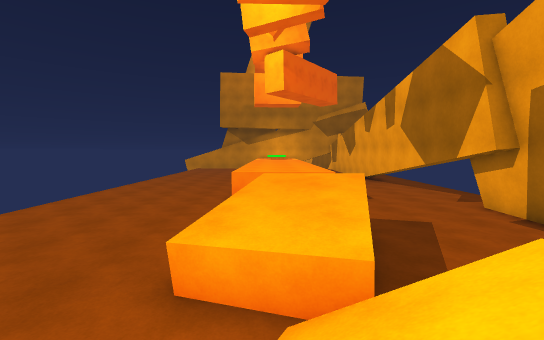
View 1 (above)

22 first-person views from a walk through a 3-D level made in the Unity game engine. The camera is 1.3 m above the floor, tilts 4° down and sees 90° across. The floor is counted in squares, 1 m on a side. Each view is taken from the middle of a square. On the plan, view 1 faces up. The plan holds only what a view shows up to about 13 squares ahead; the rest is blank. The place goes on beyond the plan. The player is left out.

View 2
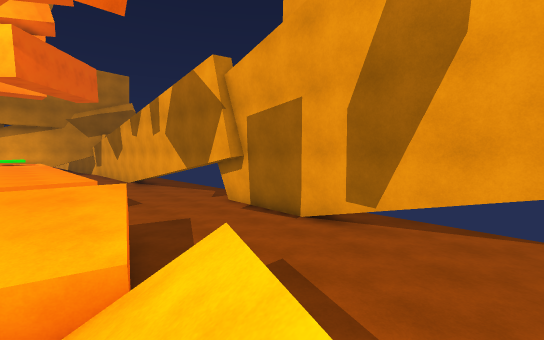

View 3
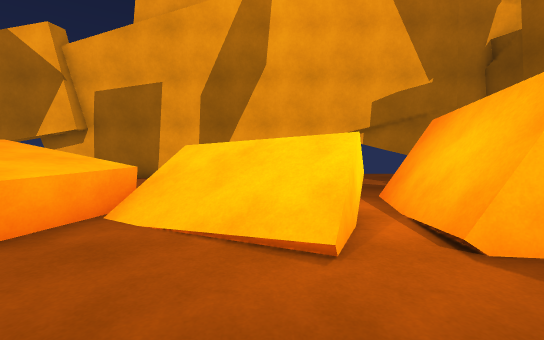

View 4
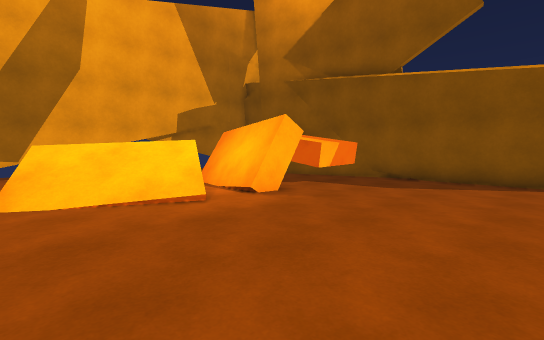

View 5
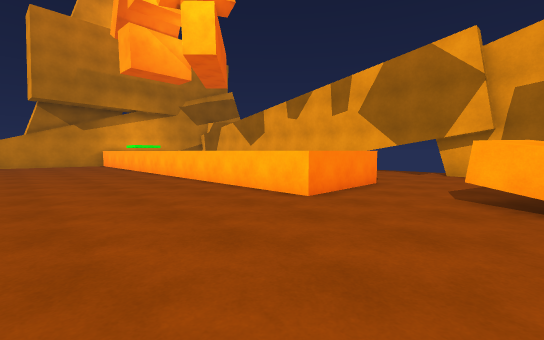

View 6
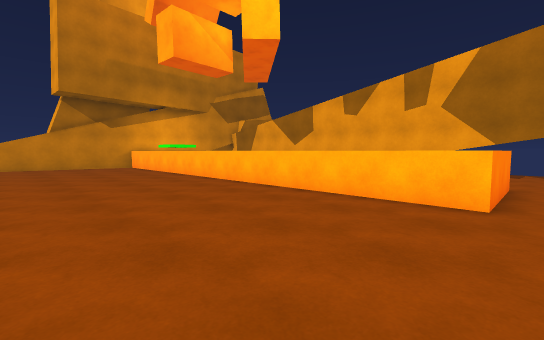

View 7
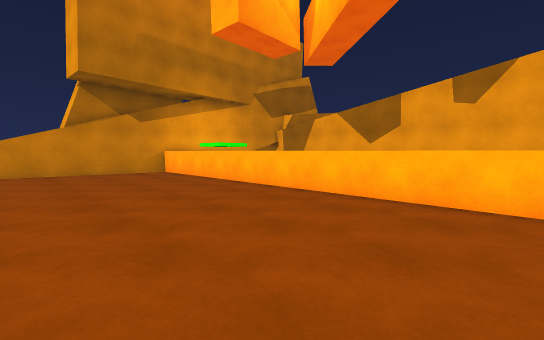

View 8
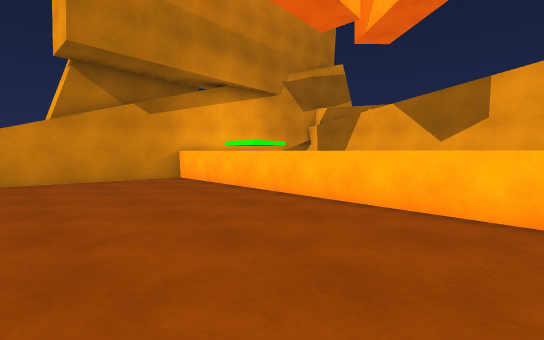

View 9
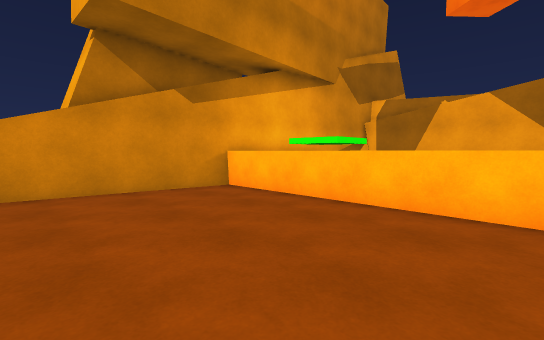

View 10
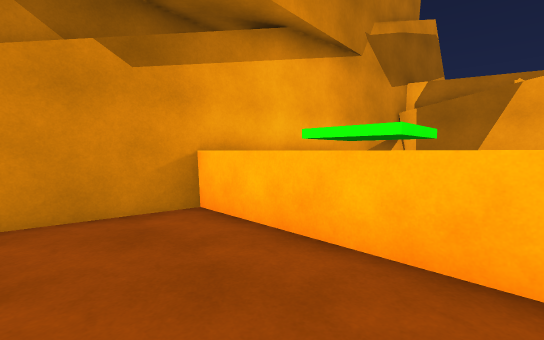

View 11
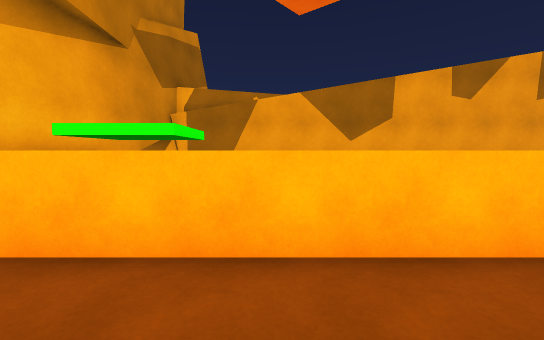

View 12
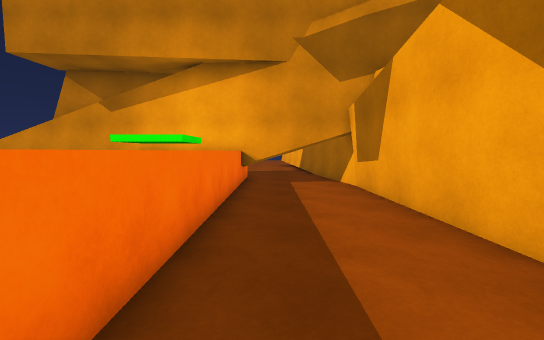

View 13
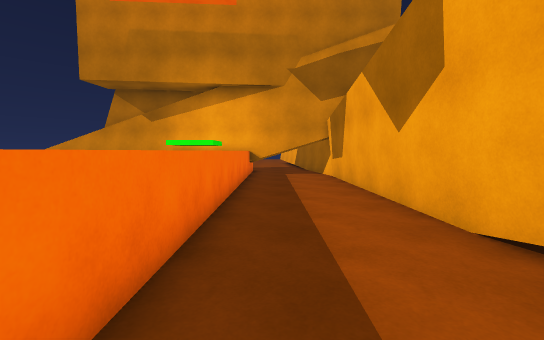

View 14
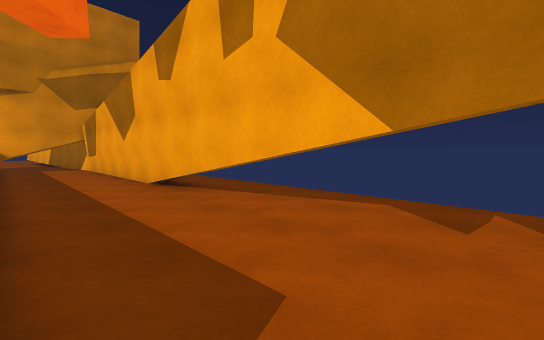

View 15
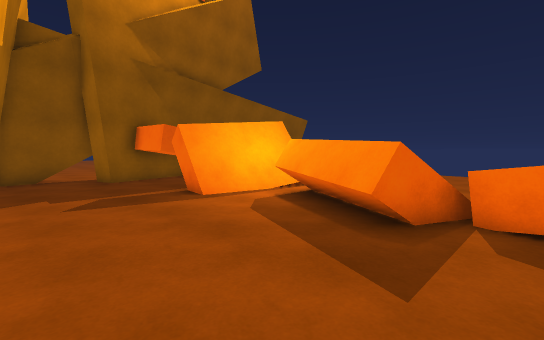

View 16
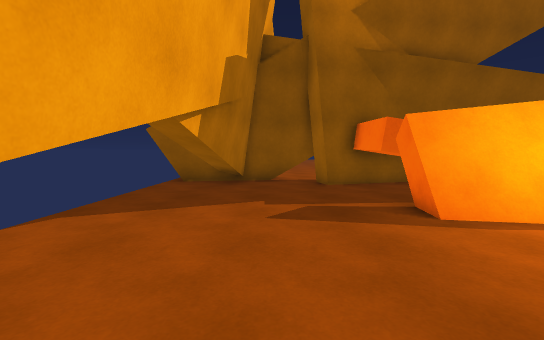

View 17
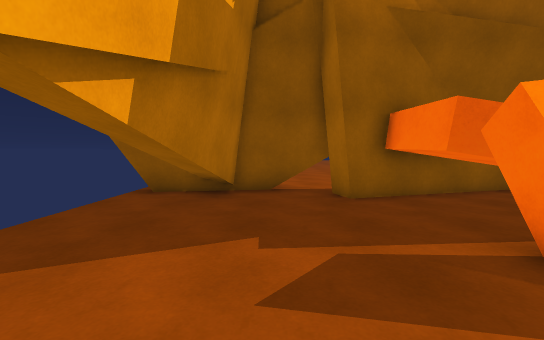

View 18
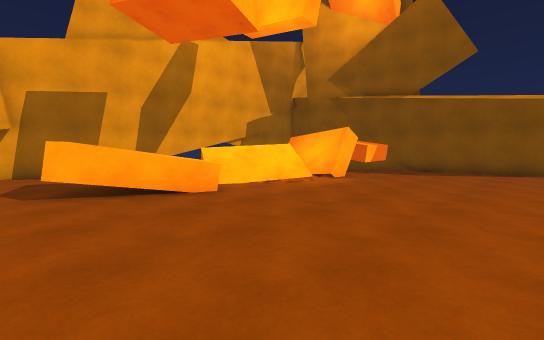

View 19
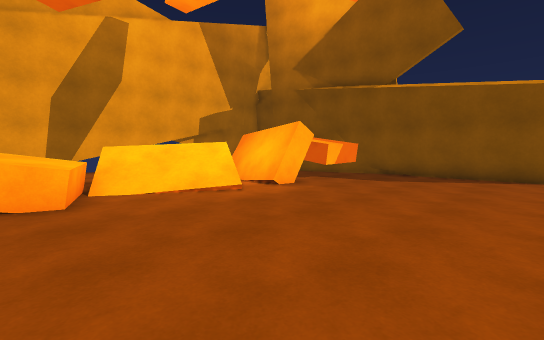

View 20
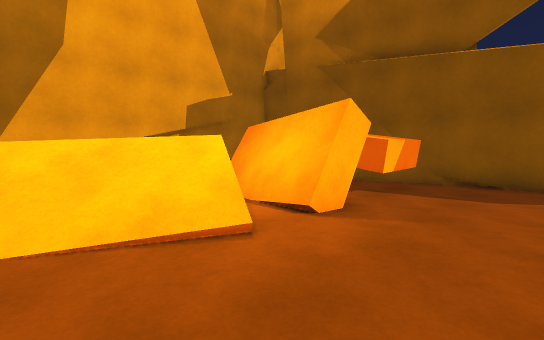

View 21
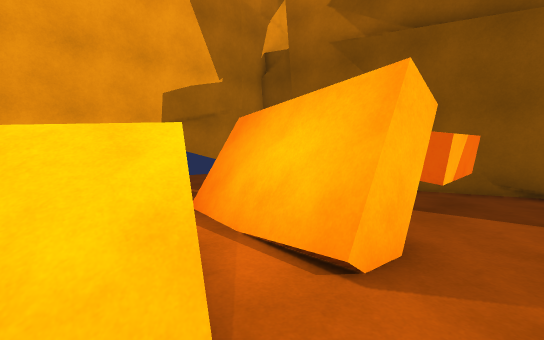

View 22
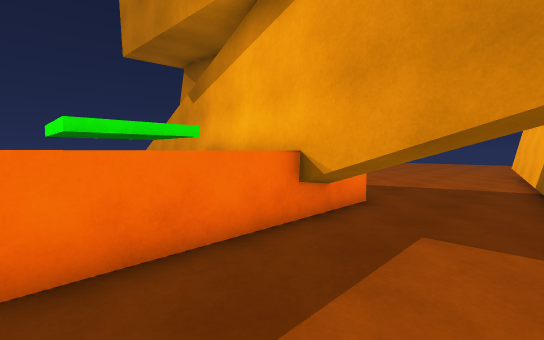

### Floor plan
Key: @ floor where view 1 was taken; # wall or solid block; x gap in a wall; . floor; / step, stairs or slope; = window, fence, low wall or low ledge; ^ raised ledge; T thing the floor can be seen under or through.
Columns run from 9 left of view 1 to 11 right of it. Each row starts with its distance up from view 1.
 34 ....####^^  ##..#
 33 .......^ ^^^#####
 32 .......^ ^^ ^...#
 31 .......^ ^^ ^...#
 30 .......^ ^^ ^...#
 29 .......^    ^...#
 28 .......^    ^...#
 27 .......^    ^...#
 26 .......^    ^...#
 25 .......^    ^...#
 24 .......^    ^...#
 23 .......^    ^...#
 22 .......^    ^...# ..
 21 .......^    ^...T ..
 20 .......^    ^...T ..
 19 .......^    ^...T ..
 18 .......^    ^...TT..
 17 .......^    ^...TT..
 16 .......^ ^^ ^...TT..
 15 .......^ ^^^^...TT..
 14 .......^ ^^^^...T ..
 13 .......^^^^^^...T ..
 12 .......^^^^^^.......
 11 .................#
 10 .................#
  9 .................#
  8  ........^^......#
  7 .........^^^.....#
  6 ........^^^^.....#
  5 ........^^^^.....#
  4 ........^^^......#
  3 ........./^......#
  2 .........//#=....#
  1 ........///=.....#..
  0 ......../@/=.....#..
 -1 ......./=/#=.....#..
 -2 ..........x.........
 -3 ........###=........
 -4 ........####.....#..
 -5 ........#  #.....#..
 -6 ........^^ ##....#..
 -7 .......^^^###....#..
 -8 .......^^ ###...##..
 -9 ........^^####..#####

Positions as (right, up) in squares from view 1, and headings:
1: (0, 0), facing up
2: (0, -1), facing up-right
3: (-5, 0), facing right
4: (-8, 3), facing down-right
5: (-8, 7), facing up-right
6: (-9, 11), facing up-right
7: (-9, 17), facing up-right
8: (-8, 21), facing up-right
9: (-8, 25), facing up-right
10: (-5, 28), facing up-right
11: (-5, 28), facing right
12: (4, 22), facing up
13: (4, 18), facing up
14: (3, 11), facing up-right
15: (7, 4), facing down-left
16: (6, 2), facing down
17: (6, -1), facing down
18: (-9, 9), facing down-right
19: (-9, 5), facing down-right
20: (-5, 2), facing down-right
21: (-3, 0), facing down-right
22: (6, 29), facing up-left
